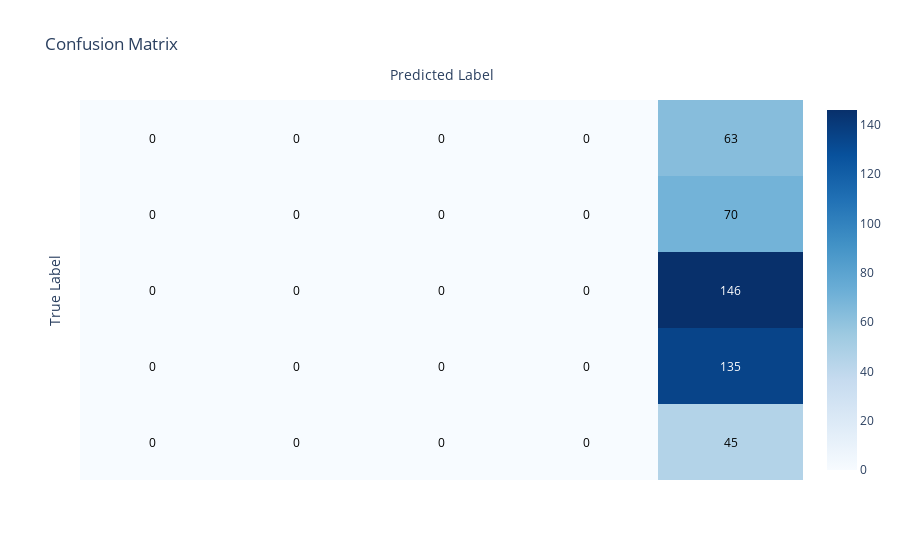
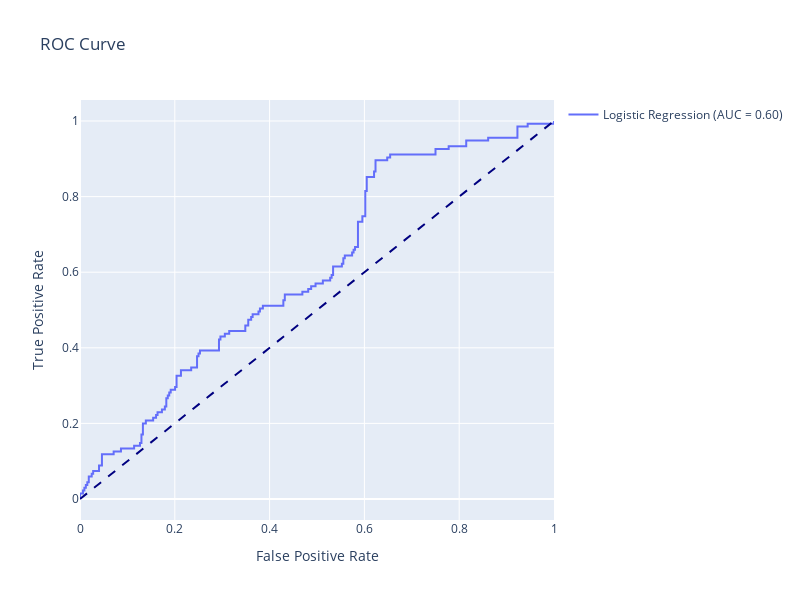

The notebook cell these images were saved under, in order:
### Code cell
lr_fit_metrics = model.results.calculate_metrics(y_test, y_prob, y_pred, "Logistic Regression")
model.results.print_confusion_matrix(y_test, y_pred, labels)
model.results.plot_roc_curve(y_test, y_prob, "Logistic Regression")
print(lr_fit_metrics)

### Figure 1 — Plotly figure (JSON) as saved in the notebook; plotly's stock layout.template omitted (floating-point values rounded to 4 significant figures)
{"data": [{"colorscale": [[0, "rgb(247,251,255)"], [0.125, "rgb(222,235,247)"], [0.25, "rgb(198,219,239)"], [0.375, "rgb(158,202,225)"], [0.5, "rgb(107,174,214)"], [0.625, "rgb(66,146,198)"], [0.75, "rgb(33,113,181)"], [0.875, "rgb(8,81,156)"], [1, "rgb(8,48,107)"]], "reversescale": false, "showscale": true, "type": "heatmap", "z": [[0, 0, 0, 0, 45], [0, 0, 0, 0, 135], [0, 0, 0, 0, 146], [0, 0, 0, 0, 70], [0, 0, 0, 0, 63]]}], "layout": {"annotations": [{"font": {"color": "#000000"}, "showarrow": false, "text": "0", "x": 0, "xref": "x", "y": 0, "yref": "y"}, {"font": {"color": "#000000"}, "showarrow": false, "text": "0", "x": 1, "xref": "x", "y": 0, "yref": "y"}, {"font": {"color": "#000000"}, "showarrow": false, "text": "0", "x": 2, "xref": "x", "y": 0, "yref": "y"}, {"font": {"color": "#000000"}, "showarrow": false, "text": "0", "x": 3, "xref": "x", "y": 0, "yref": "y"}, {"font": {"color": "#000000"}, "showarrow": false, "text": "45", "x": 4, "xref": "x", "y": 0, "yref": "y"}, {"font": {"color": "#000000"}, "showarrow": false, "text": "0", "x": 0, "xref": "x", "y": 1, "yref": "y"}, {"font": {"color": "#000000"}, "showarrow": false, "text": "0", "x": 1, "xref": "x", "y": 1, "yref": "y"}, {"font": {"color": "#000000"}, "showarrow": false, "text": "0", "x": 2, "xref": "x", "y": 1, "yref": "y"}, {"font": {"color": "#000000"}, "showarrow": false, "text": "0", "x": 3, "xref": "x", "y": 1, "yref": "y"}, {"font": {"color": "#FFFFFF"}, "showarrow": false, "text": "135", "x": 4, "xref": "x", "y": 1, "yref": "y"}, {"font": {"color": "#000000"}, "showarrow": false, "text": "0", "x": 0, "xref": "x", "y": 2, "yref": "y"}, {"font": {"color": "#000000"}, "showarrow": false, "text": "0", "x": 1, "xref": "x", "y": 2, "yref": "y"}, {"font": {"color": "#000000"}, "showarrow": false, "text": "0", "x": 2, "xref": "x", "y": 2, "yref": "y"}, {"font": {"color": "#000000"}, "showarrow": false, "text": "0", "x": 3, "xref": "x", "y": 2, "yref": "y"}, {"font": {"color": "#FFFFFF"}, "showarrow": false, "text": "146", "x": 4, "xref": "x", "y": 2, "yref": "y"}, {"font": {"color": "#000000"}, "showarrow": false, "text": "0", "x": 0, "xref": "x", "y": 3, "yref": "y"}, {"font": {"color": "#000000"}, "showarrow": false, "text": "0", "x": 1, "xref": "x", "y": 3, "yref": "y"}, {"font": {"color": "#000000"}, "showarrow": false, "text": "0", "x": 2, "xref": "x", "y": 3, "yref": "y"}, {"font": {"color": "#000000"}, "showarrow": false, "text": "0", "x": 3, "xref": "x", "y": 3, "yref": "y"}, {"font": {"color": "#000000"}, "showarrow": false, "text": "70", "x": 4, "xref": "x", "y": 3, "yref": "y"}, {"font": {"color": "#000000"}, "showarrow": false, "text": "0", "x": 0, "xref": "x", "y": 4, "yref": "y"}, {"font": {"color": "#000000"}, "showarrow": false, "text": "0", "x": 1, "xref": "x", "y": 4, "yref": "y"}, {"font": {"color": "#000000"}, "showarrow": false, "text": "0", "x": 2, "xref": "x", "y": 4, "yref": "y"}, {"font": {"color": "#000000"}, "showarrow": false, "text": "0", "x": 3, "xref": "x", "y": 4, "yref": "y"}, {"font": {"color": "#000000"}, "showarrow": false, "text": "63", "x": 4, "xref": "x", "y": 4, "yref": "y"}], "title": {"text": "Confusion Matrix"}, "xaxis": {"gridcolor": "rgb(0, 0, 0)", "showticklabels": false, "side": "top", "ticks": "", "title": {"text": "Predicted Label"}}, "yaxis": {"showticklabels": false, "ticks": "", "ticksuffix": "  ", "title": {"text": "True Label"}}}}

### Figure 2 — Plotly figure (JSON) as saved in the notebook; plotly's stock layout.template omitted (floating-point values rounded to 4 significant figures; data arrays with more than 128 entries replaced by an {"elided": "..."} marker saying what was removed)
{"data": [{"mode": "lines", "name": "Logistic Regression (AUC = 0.60)", "type": "scatter", "x": {"elided": "187 float values"}, "y": {"elided": "187 float values"}}, {"line": {"color": "navy", "dash": "dash", "width": 2}, "mode": "lines", "showlegend": false, "type": "scatter", "x": [0, 1], "y": [0, 1]}], "layout": {"height": 600, "title": {"text": "ROC Curve"}, "width": 800, "xaxis": {"title": {"text": "False Positive Rate"}}, "yaxis": {"title": {"text": "True Positive Rate"}}}}
